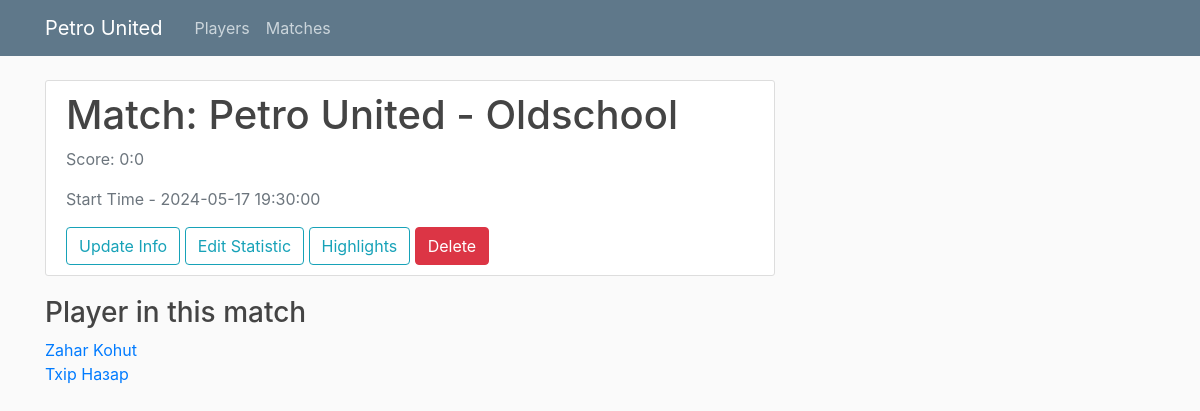
The app's page /match/1 with its own data.
### main/models.py (models this page shows, shortened)
class Match(Base):
    __tablename__ = "match"
    match_id = Column(Integer, unique=True, nullable=False, primary_key=True)
    start_time = Column(DateTime, nullable=False)
    rival_team = Column(String, nullable=False)
    team_score = Column(Integer, nullable=False, default=0)
    rival_score = Column(Integer, nullable=False, default=0)
    statistics = relationship("Statistic", back_populates="match")
    highlights = relationship("Highlight", back_populates="match")

class Player(Base):
    __tablename__ = 'player'
    player_id = Column(Integer, unique=True, nullable=False, primary_key=True)
    first_name = Column(String, nullable=False)
    last_name = Column(String, nullable=False)
    nickname = Column(String, nullable=False)
    position = Column(String, nullable=False)
    picture = Column(String, nullable=False)

### main/routes.py (the view)
@app.route("/match/<int:match_id>", methods = ["POST", "GET"])
def match_page(match_id):
    session = Session()
    match = session.query(Match).filter_by(match_id = match_id).first()
    if not match:
        abort(404)
    players = []
    statistic_id = int(match.statistics[0].statistic_id)
    relations = session.query(Relation).filter_by(match_id = match.match_id).all()
    for relation in relations:
        player = session.query(Player).filter_by(player_id = relation.player_id).first()
        players.append(player)
    return render_template("match_page.html", match = match, players = players,
            title = f"Match Petro United - {match.rival_team} page", statistic_id = statistic_id)

### main/templates/match_page.html
{% extends "layout.html" %}
{% block content %}
    <div class="content-section">
      <div class="media">
        <div class="media-body">
          <h2 class="account-heading">Match: Petro United - {{ match.rival_team }}</h2>
          <p class="text-secondary">Score: {{ match.team_score }}:{{ match.rival_score }}</p>
          <p class="text-secondary">Start Time - {{ match.start_time }}</p>
          <a href="{{ url_for("update_match", match_id = match.match_id )}}" class="btn btn-outline-info">Update Info</a>
          <a href="{{ url_for("update_statistic", statistic_id = statistic_id )}}" class="btn btn-outline-info">Edit Statistic</a>
          <a href="{{ url_for("match_highlights_page", match_id = match.match_id )}}" class="btn btn-outline-info">Highlights</a>
          <a href="{{ url_for("delete_match", match_id = match.match_id )}}" class="btn btn-danger">Delete</a>
        </div>
      </div>
    </div>
    <h3>Player in this match</h3>
    {% if players %}
        {% for player in players %}
            <a href="{{ url_for("player_page", player_id = player.player_id )}}" class="m2">{{ player.first_name }} {{ player.last_name }}</a>
            <br>
        {% endfor %}
    {% else %}
      <article class="media content-section">
        No players yet
      </article>
    {% endif %}
{% endblock content %}

### main/static/main.css (style rules this page uses)
body { background: #fafafa; color: #333333; margin-top: 5rem; }
h1, h2, h3, h4, h5, h6 { color: #444444; }
.content-section { background: #ffffff; padding: 10px 20px; border: 1px solid #dddddd; border-radius: 3px; margin-bottom: 20px; }
.account-heading { font-size: 2.5rem; }

### records on screen
Match: rival_team "Oldschool", team_score "0", rival_score "0", start_time "2024-05-17 19:30:00"
Player: first_name "Zahar", last_name "Kohut"
Player: first_name "Тхір", last_name "Назар"
